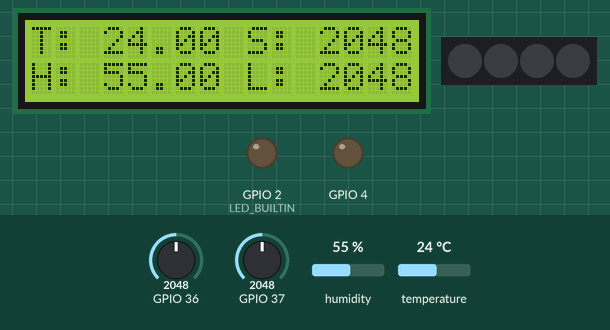
Recording of a sketch running on a simulated ESP32. Shown: 16×2 character LCD, 4 RGB LEDs in strip order, left to right, output pins drawn as LEDs (lit = HIGH). The test bench sets the inputs (shaded band); at power-on: GPIO 37 = 2048, GPIO 36 = 2048, humidity 55 %, temperature 24 °C. WiFi joins after 1.5 s; servers stay silent unless stated; no MQTT or app messages arrive unless stated; what the sketch prints to the serial monitor is not drawn.

Above: at 2.8 s.
2.9 s: GPIO 37 set to 377
At 5.8 s:
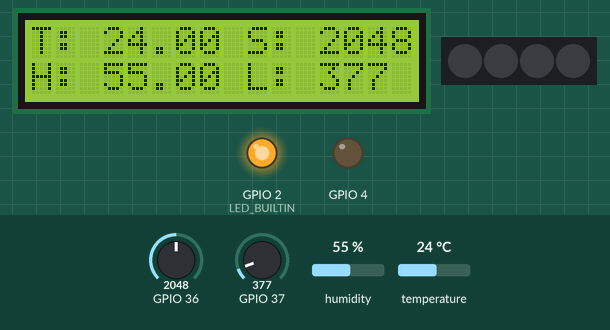
7.5 s: GPIO 37 set to 335
At 9.1 s:
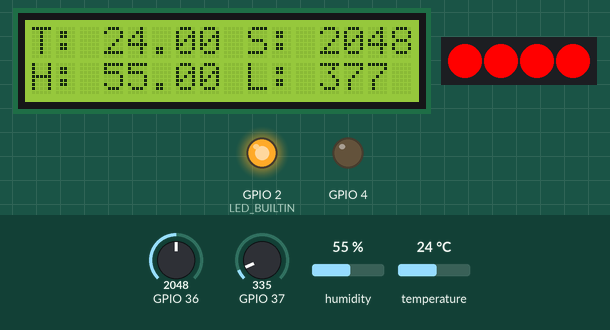
12.8 s: GPIO 36 set to 33
At 15.9 s:
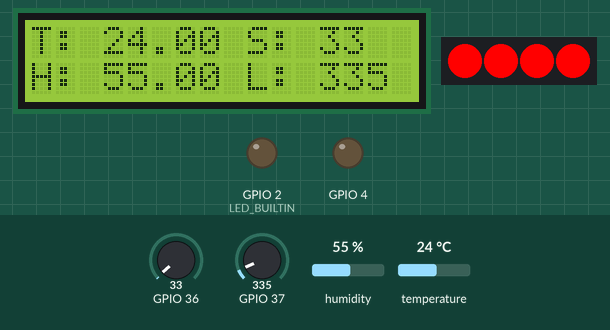
17.5 s: GPIO 36 set to 27
At 19.3 s:
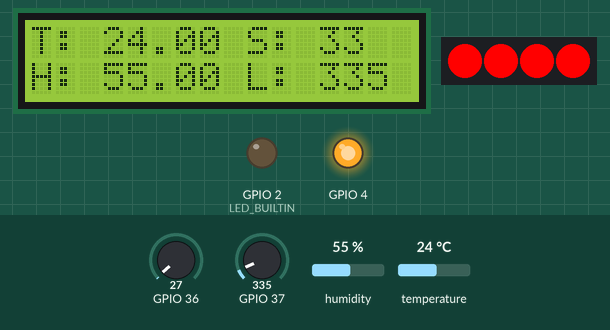
22.8 s: humidity set to 22 %
At 25.9 s:
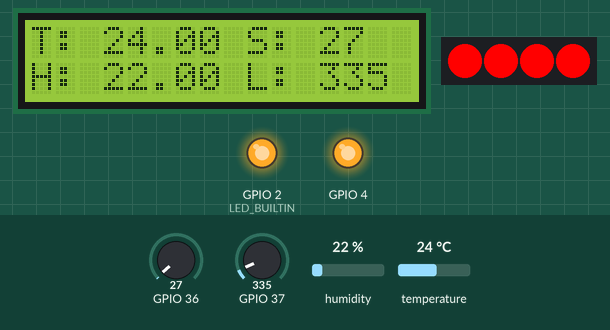
27.5 s: GPIO 37 set to 502
At 30.9 s:
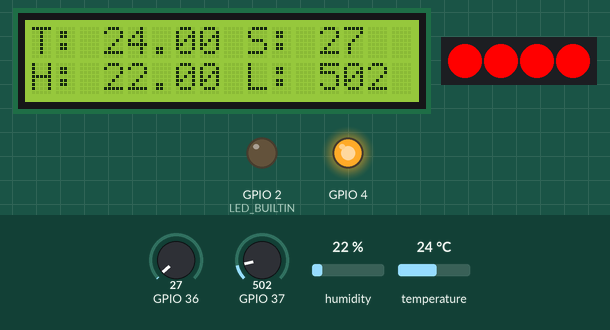
32.8 s: GPIO 37 set to 597
Timing chart, 0 to 39.1 s (numbered marks = the images above; inputs shaded):
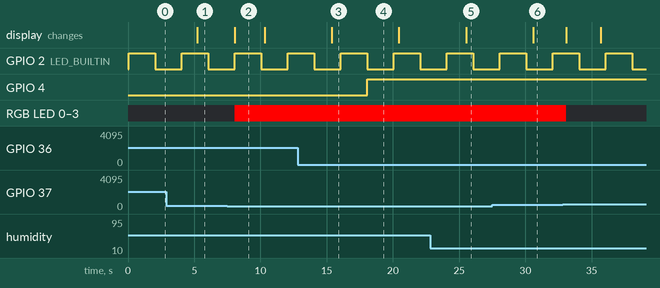

Measured:
- the behaviour switches between 350 and 349 on GPIO 37 (found by bisection; images 1 and 2)
- the behaviour switches between 30 and 29 on GPIO 36 (found by bisection; images 3 and 4)
- after the input at 2.9 s, the display: changes after 2.3 s (image 1)
- after the input at 7.5 s, RGB LED 0–3: off → RGB(255, 0, 0) after 0.58 s
- after the input at 12.8 s, the display: changes after 2.6 s (image 3)
- after the input at 17.5 s, GPIO 4: LOW → HIGH after 0.58 s
- after the input at 22.8 s, the display: changes after 2.7 s (image 5)
- after the input at 27.5 s, the display: changes after 3.1 s (image 6)
- after the input at 32.8 s, RGB LED 0–3: RGB(255, 0, 0) → off after 0.29 s

The sketch:

main.ino
```cpp
#include <WiFi.h>
#include "Adafruit_NeoPixel.h"
#include "DHT20.h"
#include "LiquidCrystal_I2C.h"
#include <ThingsBoard.h>
#include <Arduino_MQTT_Client.h>
#include <ArduinoJson.h>
#include <PubSubClient.h>

#define WIFI_USERNAME "RD-SEAI_2.4G"
#define WIFI_PASS ""

#define TB_SERVER "demo.thingsboard.io"
#define TOKEN "U3zf9sqRoyPGxcFQRkph"

constexpr uint16_t MAX_MESSAGE_SIZE = 128U;

WiFiClient espClient;
PubSubClient client(espClient);
Arduino_MQTT_Client mqttClient(espClient);
ThingsBoard tb(mqttClient, MAX_MESSAGE_SIZE);

// Define your tasks here
void TaskBlink(void *pvParameters);
void TaskTemperatureHumidity(void *pvParameters);
void TaskSoilMoistureAndRelay(void *pvParameters);
void TaskLightAndLED(void *pvParameters);
void TaskPrintLCD(void *pvParameters);
void sendDataToThingsBoard(float temp, int hum, int soil, int light);
void sendSoilMoistureToThingsBoard(int soil);
void sendLightToThingsBoard(int light);
void onTelemetryReceived(char* topic, byte* payload, unsigned int length);
// RPC_Response processGetValue(const RPC_Data &data);
// void processTime(const JsonVariantConst& data);

// const std::array<RPC_Callback, 1U> callbacks = {
//   RPC_Callback{ "setLedStatus", processSetLedStatus }
// };

void connectToWifi();
void connectToThingsBoard();

//Define your components here
Adafruit_NeoPixel pixels3(4, D5, NEO_GRB + NEO_KHZ800);
DHT20 dht20;
LiquidCrystal_I2C lcd(33,16,2);

// bool subscribed = false; // Indicates if RPC subscription is done


void setup() {

  // Initialize serial communication at 115200 bits per second:
  Serial.begin(115200);
  dht20.begin();
  lcd.begin();
  pixels3.begin();
  xTaskCreate( TaskBlink, "Task Blink" ,2048  ,NULL  ,2 , NULL);
  xTaskCreate( TaskTemperatureHumidity, "Task Temperature" ,2048  ,NULL  ,2 , NULL);
  xTaskCreate( TaskSoilMoistureAndRelay, "Task Soil & Moisture" ,2048  ,NULL  ,2 , NULL);
  xTaskCreate( TaskLightAndLED, "Task Light LED" ,2048  ,NULL  ,2 , NULL);
  xTaskCreate( TaskPrintLCD, "Task LCD" ,2048  ,NULL  ,2 , NULL);

  //Now the task scheduler is automatically started.
  Serial.printf("Basic Multi Threading Arduino Example\n");
  connectToWifi();
  connectToThingsBoard();

  // Configure MQTT client
  client.setServer(TB_SERVER, 1883);
  client.setCallback(onTelemetryReceived);

  // Connect to ThingsBoard MQTT broker
  if (client.connect("ESP32_Client", TOKEN, NULL)) {
    Serial.println("Connected to ThingsBoard 123");

    // Subscribe to telemetry topic
    client.subscribe("v1/devices/me/telemetry");
    Serial.println("After subscribe");
  } else {
    Serial.println("Failed to connect to ThingsBoard");
  }
}

void loop() {
  if (!tb.connected()) {
    connectToThingsBoard();
  }

  delay(3000);

  // Reconnect if the connection is lost
  if (!client.connected()) {
    if (client.connect("ESP32_Client", TOKEN, NULL)) {
      client.subscribe("v1/devices/me/telemetry");
    } else {
      delay(5000);  // Wait and retry
    }
  }
  client.loop();

    // // Subscribe to RPC callbacks
    // Serial.println("Subscribing for RPC...");
    // if (!tb.RPC_Subscribe(callbacks.cbegin(), callbacks.cend())) {
    //   Serial.println("Failed to subscribe for RPC");
    //   return;
    // }

    // // Request the current time if not already subscribed
    // if (!subscribed) {
    // Serial.println("Requesting RPC...");
    // RPC_Request_Callback timeRequestCallback("getCurrentTime", processTime);
    // if (!tb.RPC_Request(timeRequestCallback)) {
    //   Serial.println("Failed to request for RPC");
    //   return;
    // }
    // Serial.println("Request done");
    // subscribed = true;

  tb.loop();
}

void connectToWifi() {
  Serial.println("Connecting to WiFi...");
  int attempts = 0;
  WiFi.begin(WIFI_USERNAME, WIFI_PASS);

  while (WiFi.status() != WL_CONNECTED && attempts < 20) {
    delay(500);
    Serial.print(".");
    attempts++;
  }

  if (WiFi.status() != WL_CONNECTED) {
    Serial.println("\nFailed to connect to WiFi.");
  } else {
    Serial.println("\nConnected to WiFi");
  }
}

void connectToThingsBoard() {
  if (!tb.connected()) {
    Serial.println("Connecting to ThingsBoard server");

    if (!tb.connect(TB_SERVER, TOKEN)) {
      Serial.println("Failed to connect to ThingsBoard");
    } else {
      Serial.println("Connected to ThingsBoard zzz");
    }
  }
}

// RPC_Response processGetValue(const RPC_Data &data) {
//   // Process the RPC request to change the LED state
//   int dataInt = data;
//   ledState = dataInt == 1;  // Update the LED state based on the received data
//   Serial.println(ledState ? "LED ON" : "LED OFF");
//   return RPC_Response("newStatus", dataInt);  // Respond with the new status
// }

// void processTime(const JsonVariantConst& data) {
//   // Process the RPC response containing the current time
//   Serial.print("Received time from ThingsBoard: ");
//   Serial.println(data["time"].as<String>());
// }

void onTelemetryReceived(char* topic, byte* payload, unsigned int length) {
  Serial.print("Received telemetry data on topic: ");
  Serial.println(topic);

  Serial.print("Payload: ");
  for (int i = 0; i < length; i++) {
    Serial.print((char)payload[i]);
  }
  Serial.println();
}

  // if (data["humidity"]) {
  //   float humidity = data["humidity"].as<float>();
  //   Serial.print("Humidity: ");
  //   Serial.println(humidity);
  // }


/*--------------------------------------------------*/
/*---------------------- Tasks ---------------------*/
/*--------------------------------------------------*/


void TaskBlink(void *pvParameters) {  // This is a task.
  //uint32_t blink_delay = *((uint32_t *)pvParameters);

  // initialize digital LED_BUILTIN on pin 13 as an output.
  pinMode(LED_BUILTIN, OUTPUT);


  while(1) {
    digitalWrite(LED_BUILTIN, HIGH);  // turn the LED ON
    delay(2000);
    digitalWrite(LED_BUILTIN, LOW);  // turn the LED OFF
    delay(2000);
  }
}


void TaskTemperatureHumidity(void *pvParameters) {  // This is a task.
  //uint32_t blink_delay = *((uint32_t *)pvParameters);

  while(1) {
    // Serial.println("Task Temperature and Humidity");

    dht20.read();
    // Serial.println(dht20.getTemperature());
    // Serial.println(dht20.getHumidity());

    delay(5000);
  }
}

void TaskSoilMoistureAndRelay(void *pvParameters) {  // This is a task.

  pinMode(D3, OUTPUT);

  while(1) {
    // Serial.println("Task Soild and Relay");
    // Serial.println(analogRead(A0));

    if(analogRead(A0) > 50){
      digitalWrite(D3, LOW);
    }
    if(analogRead(A0) < 30){
      digitalWrite(D3, HIGH);
    }

    // sendSoilMoistureToThingsBoard(analogRead(A0));
    delay(1000);

  }
}

void TaskLightAndLED(void *pvParameters) {  // This is a task.

  while(1) {
    // Serial.println("Task Light and LED");
    // Serial.println(analogRead(A1));

    if(analogRead(A1) < 350){
      pixels3.setPixelColor(0, pixels3.Color(255,0,0));
      pixels3.setPixelColor(1, pixels3.Color(255,0,0));
      pixels3.setPixelColor(2, pixels3.Color(255,0,0));
      pixels3.setPixelColor(3, pixels3.Color(255,0,0));
      pixels3.show();
    }
    if(analogRead(A1) > 550){
      pixels3.setPixelColor(0, pixels3.Color(0,0,0));
      pixels3.setPixelColor(1, pixels3.Color(0,0,0));
      pixels3.setPixelColor(2, pixels3.Color(0,0,0));
      pixels3.setPixelColor(3, pixels3.Color(0,0,0));
      pixels3.show();
    }

    // sendLightToThingsBoard(analogRead(A1));
    delay(1000);
  }

}

void TaskPrintLCD(void *pvParameters) {

  while(1) {
    // Serial.println("Task LCD");

    lcd.clear();
    lcd.setCursor(0, 0);
    lcd.print("T: ");
    lcd.print(dht20.getTemperature());
    lcd.print(" S: ");
    lcd.print(analogRead(A0));
    lcd.setCursor(0, 1);
    lcd.print("H: ");
    lcd.print(dht20.getHumidity());
    lcd.print(" L: ");
    lcd.print(analogRead(A1));

    sendDataToThingsBoard(dht20.getTemperature(), dht20.getHumidity(), analogRead(A0), analogRead(A1));

    delay(5000);
  }
}

void sendDataToThingsBoard(float temp, int hum, int soil, int light) {
  StaticJsonDocument<200> jsonDoc;

  jsonDoc["temperature"] = temp;
  jsonDoc["humidity"] = hum;
  jsonDoc["soil"] = soil;
  jsonDoc["light"] = light;
  // String jsonData = "{\"temperature\":" + String(temp) + ", \"humidity\":" + String(hum) + "}";
  size_t jsonSize = measureJson(jsonDoc);
  // tb.sendTelemetryJson(jsonData.c_str(), sizeof(jsonData.c_str()));
  tb.sendTelemetryJson(jsonDoc, jsonSize);
  Serial.println("Data sent");
}
```
